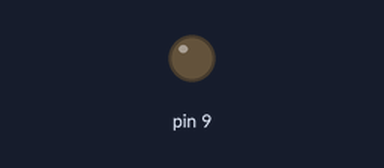
The sketch below on a simulated Arduino Uno, built with avr-gcc and run on an emulated ATmega328P. Shown: output pins drawn as LEDs (lit = HIGH).

Above: at 0.05 s.
At 3.2 s:
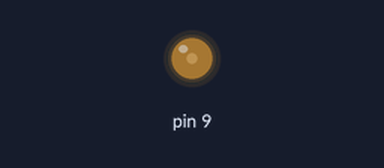
At 6.4 s:
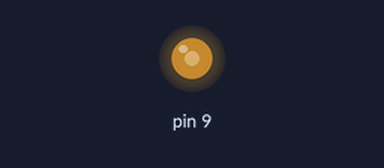
At 12.75 s:
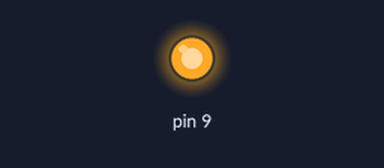
Timing chart, 0 to 16.6 s (numbered marks = the images above):
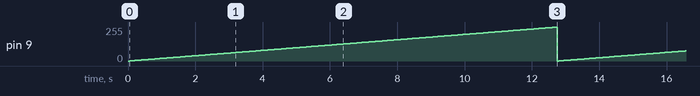

Measured:
- by itself, pin 9: ramps from 0/255 to 254/255 and jumps back, once every 12.8 s

The sketch:

waveform_analysis.ino
```cpp
void setup() {
  pinMode(9, OUTPUT);
  }

  void loop() {
    for (int u = 0; u < 255; u++){
    analogWrite(9, u);
    delay(50);
    }
  }
```
